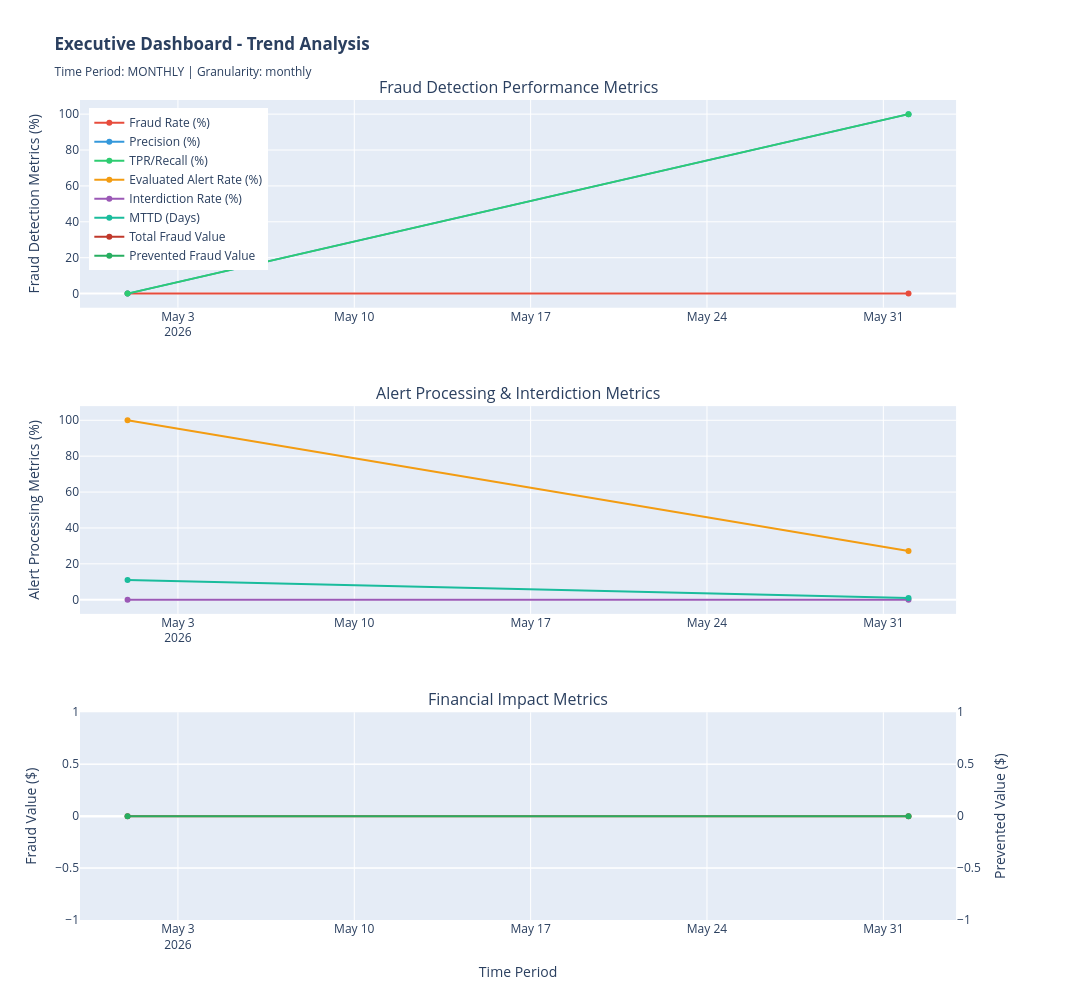

Here is the notebook cell this chart was saved with:
### Code cell
# ============================================================================
# SECTION 8.2: RENDER TIME-SERIES CHARTS (Trends Over Time)
# ============================================================================

print("\n" + "="*80)
print("VISUALIZATION: TIME-SERIES TRENDS")
print("="*80)

# Create 3 time-series subplots
fig_trends = make_subplots(
    rows=3, cols=1,
    subplot_titles=(
        "Fraud Detection Performance Metrics",
        "Alert Processing & Interdiction Metrics",
        "Financial Impact Metrics"
    ),
    specs=[
        [{"secondary_y": False}],
        [{"secondary_y": False}],
        [{"secondary_y": True}]
    ],
    vertical_spacing=0.12
)

# CHART 1: Fraud Performance Metrics
fig_trends.add_trace(
    go.Scatter(
        x=fraud_perf_pd['period'],
        y=fraud_perf_pd['fraud_rate_pct'],
        name='Fraud Rate (%)',
        mode='lines+markers',
        line=dict(color='#e74c3c', width=2),
        marker=dict(size=6)
    ),
    row=1, col=1
)

fig_trends.add_trace(
    go.Scatter(
        x=fraud_perf_pd['period'],
        y=fraud_perf_pd['precision_calc'],
        name='Precision (%)',
        mode='lines+markers',
        line=dict(color='#3498db', width=2),
        marker=dict(size=6)
    ),
    row=1, col=1
)

fig_trends.add_trace(
    go.Scatter(
        x=fraud_perf_pd['period'],
        y=fraud_perf_pd['tpr_calc'],
        name='TPR/Recall (%)',
        mode='lines+markers',
        line=dict(color='#2ecc71', width=2),
        marker=dict(size=6)
    ),
    row=1, col=1
)

# CHART 2: Alert Processing Metrics
fig_trends.add_trace(
    go.Scatter(
        x=alert_perf_pd['period'],
        y=alert_perf_pd['evaluated_alert_rate_calc'],
        name='Evaluated Alert Rate (%)',
        mode='lines+markers',
        line=dict(color='#f39c12', width=2),
        marker=dict(size=6)
    ),
    row=2, col=1
)

fig_trends.add_trace(
    go.Scatter(
        x=alert_perf_pd['period'],
        y=alert_perf_pd['overall_interdiction_rate_pct'],
        name='Interdiction Rate (%)',
        mode='lines+markers',
        line=dict(color='#9b59b6', width=2),
        marker=dict(size=6)
    ),
    row=2, col=1
)

fig_trends.add_trace(
    go.Scatter(
        x=case_perf_pd['period'],
        y=case_perf_pd['mttd_days'],
        name='MTTD (Days)',
        mode='lines+markers',
        line=dict(color='#1abc9c', width=2),
        marker=dict(size=6)
    ),
    row=2, col=1
)

# CHART 3: Financial Metrics
fig_trends.add_trace(
    go.Scatter(
        x=financial_pd['period'],
        y=financial_pd['total_fraud_value'],
        name='Total Fraud Value',
        mode='lines+markers',
        line=dict(color='#c0392b', width=2),
        marker=dict(size=6)
    ),
    row=3, col=1, secondary_y=False
)

fig_trends.add_trace(
    go.Scatter(
        x=financial_pd['period'],
        y=financial_pd['prevented_fraud_value_calc'],
        name='Prevented Fraud Value',
        mode='lines+markers',
        line=dict(color='#27ae60', width=2),
        marker=dict(size=6)
    ),
    row=3, col=1, secondary_y=True
)

# Update axes labels
fig_trends.update_yaxes(title_text="Fraud Detection Metrics (%)", row=1, col=1)
fig_trends.update_yaxes(title_text="Alert Processing Metrics (%)", row=2, col=1)
fig_trends.update_yaxes(title_text="Fraud Value ($)", row=3, col=1, secondary_y=False)
fig_trends.update_yaxes(title_text="Prevented Value ($)", row=3, col=1, secondary_y=True)
fig_trends.update_xaxes(title_text="Time Period", row=3, col=1)

fig_trends.update_layout(
    title_text=f"<b>Executive Dashboard - Trend Analysis</b><br><sub>Time Period: {time_granularity.upper()} | Granularity: {time_granularity}</sub>",
    height=1000,
    width=1400,
    hovermode='x unified',
    showlegend=True,
    legend=dict(x=0.01, y=0.99)
)

print("✓ Time-series trend charts created (3 subplots with 10 metrics)")
print("  Metrics tracked: Fraud Detection, Alert Processing, Financial Impact")

# Display the figure
fig_trends.show()

### Figure 1 — Plotly figure (JSON) as saved in the notebook; plotly's stock layout.template omitted (floating-point values rounded to 4 significant figures)
{"data": [{"line": {"color": "#e74c3c", "width": 2}, "marker": {"size": 6}, "mode": "lines+markers", "name": "Fraud Rate (%)", "type": "scatter", "x": ["2026-05", "2026-06"], "xaxis": "x", "y": [0.0, 0.0], "yaxis": "y"}, {"line": {"color": "#3498db", "width": 2}, "marker": {"size": 6}, "mode": "lines+markers", "name": "Precision (%)", "type": "scatter", "x": ["2026-05", "2026-06"], "xaxis": "x", "y": [0.0, 100.0], "yaxis": "y"}, {"line": {"color": "#2ecc71", "width": 2}, "marker": {"size": 6}, "mode": "lines+markers", "name": "TPR/Recall (%)", "type": "scatter", "x": ["2026-05", "2026-06"], "xaxis": "x", "y": [0.0, 100.0], "yaxis": "y"}, {"line": {"color": "#f39c12", "width": 2}, "marker": {"size": 6}, "mode": "lines+markers", "name": "Evaluated Alert Rate (%)", "type": "scatter", "x": ["2026-05", "2026-06"], "xaxis": "x2", "y": [100.0, 27.16], "yaxis": "y2"}, {"line": {"color": "#9b59b6", "width": 2}, "marker": {"size": 6}, "mode": "lines+markers", "name": "Interdiction Rate (%)", "type": "scatter", "x": ["2026-05", "2026-06"], "xaxis": "x2", "y": [0.0, 0.0], "yaxis": "y2"}, {"line": {"color": "#1abc9c", "width": 2}, "marker": {"size": 6}, "mode": "lines+markers", "name": "MTTD (Days)", "type": "scatter", "x": ["2026-05", "2026-06"], "xaxis": "x2", "y": [11.02, 1.03], "yaxis": "y2"}, {"line": {"color": "#c0392b", "width": 2}, "marker": {"size": 6}, "mode": "lines+markers", "name": "Total Fraud Value", "type": "scatter", "x": ["2026-05", "2026-06"], "xaxis": "x3", "y": [0.0, 0.0], "yaxis": "y3"}, {"line": {"color": "#27ae60", "width": 2}, "marker": {"size": 6}, "mode": "lines+markers", "name": "Prevented Fraud Value", "type": "scatter", "x": ["2026-05", "2026-06"], "xaxis": "x3", "y": [0.0, 0.0], "yaxis": "y4"}], "layout": {"annotations": [{"font": {"size": 16}, "showarrow": false, "text": "Fraud Detection Performance Metrics", "x": 0.47, "xanchor": "center", "xref": "paper", "y": 1, "yanchor": "bottom", "yref": "paper"}, {"font": {"size": 16}, "showarrow": false, "text": "Alert Processing & Interdiction Metrics", "x": 0.47, "xanchor": "center", "xref": "paper", "y": 0.6267, "yanchor": "bottom", "yref": "paper"}, {"font": {"size": 16}, "showarrow": false, "text": "Financial Impact Metrics", "x": 0.47, "xanchor": "center", "xref": "paper", "y": 0.2533, "yanchor": "bottom", "yref": "paper"}], "height": 1000, "hovermode": "x unified", "legend": {"x": 0.01, "y": 0.99}, "showlegend": true, "title": {"text": "<b>Executive Dashboard - Trend Analysis</b><br><sub>Time Period: MONTHLY | Granularity: monthly</sub>"}, "width": 1400, "xaxis": {"anchor": "y", "domain": [0, 0.94]}, "xaxis2": {"anchor": "y2", "domain": [0, 0.94]}, "xaxis3": {"anchor": "y3", "domain": [0, 0.94], "title": {"text": "Time Period"}}, "yaxis": {"anchor": "x", "domain": [0.7467, 1], "title": {"text": "Fraud Detection Metrics (%)"}}, "yaxis2": {"anchor": "x2", "domain": [0.3733, 0.6267], "title": {"text": "Alert Processing Metrics (%)"}}, "yaxis3": {"anchor": "x3", "domain": [0, 0.2533], "title": {"text": "Fraud Value ($)"}}, "yaxis4": {"anchor": "x3", "overlaying": "y3", "side": "right", "title": {"text": "Prevented Value ($)"}}}}
